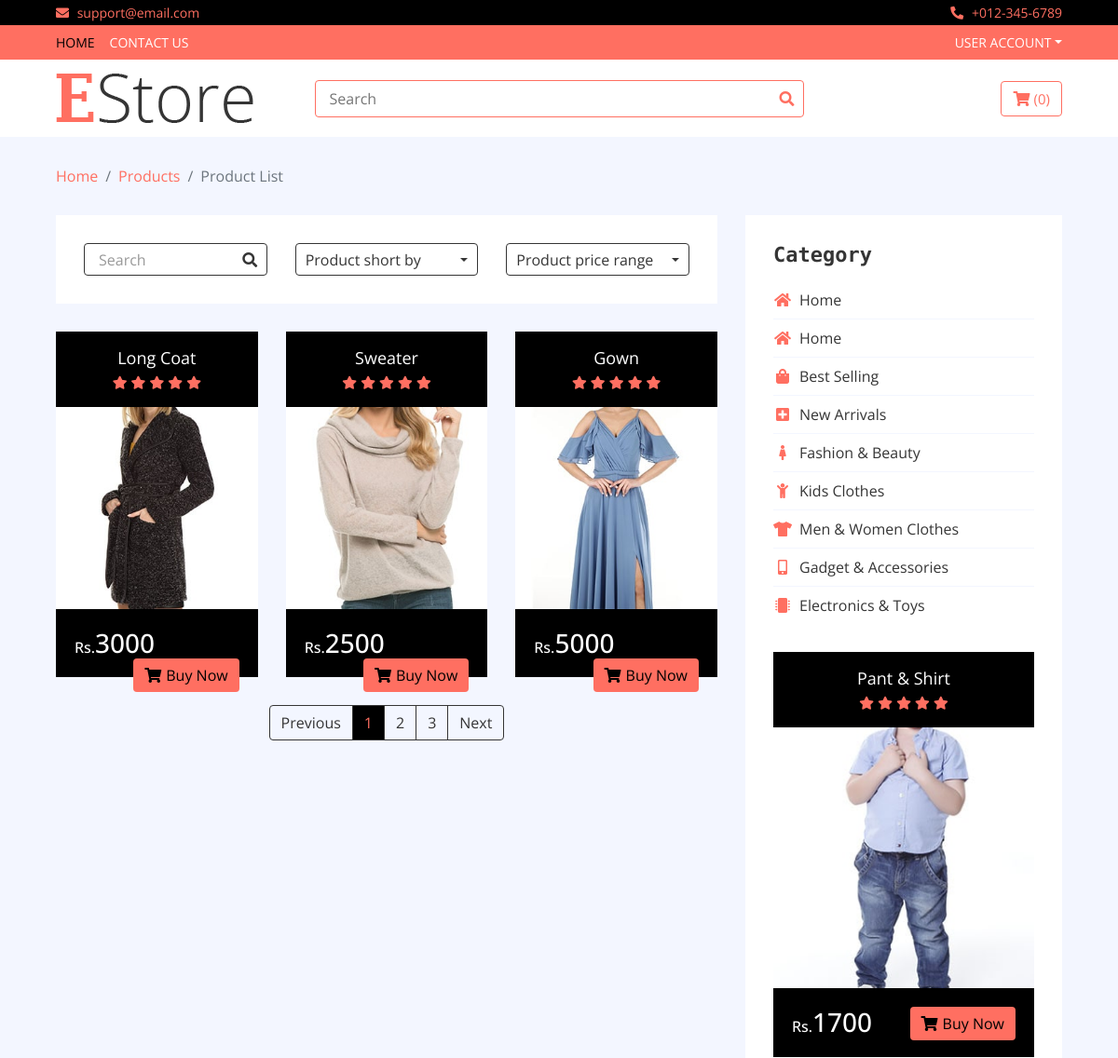
The page /category/best selling (upper part) on the database as committed earlier.
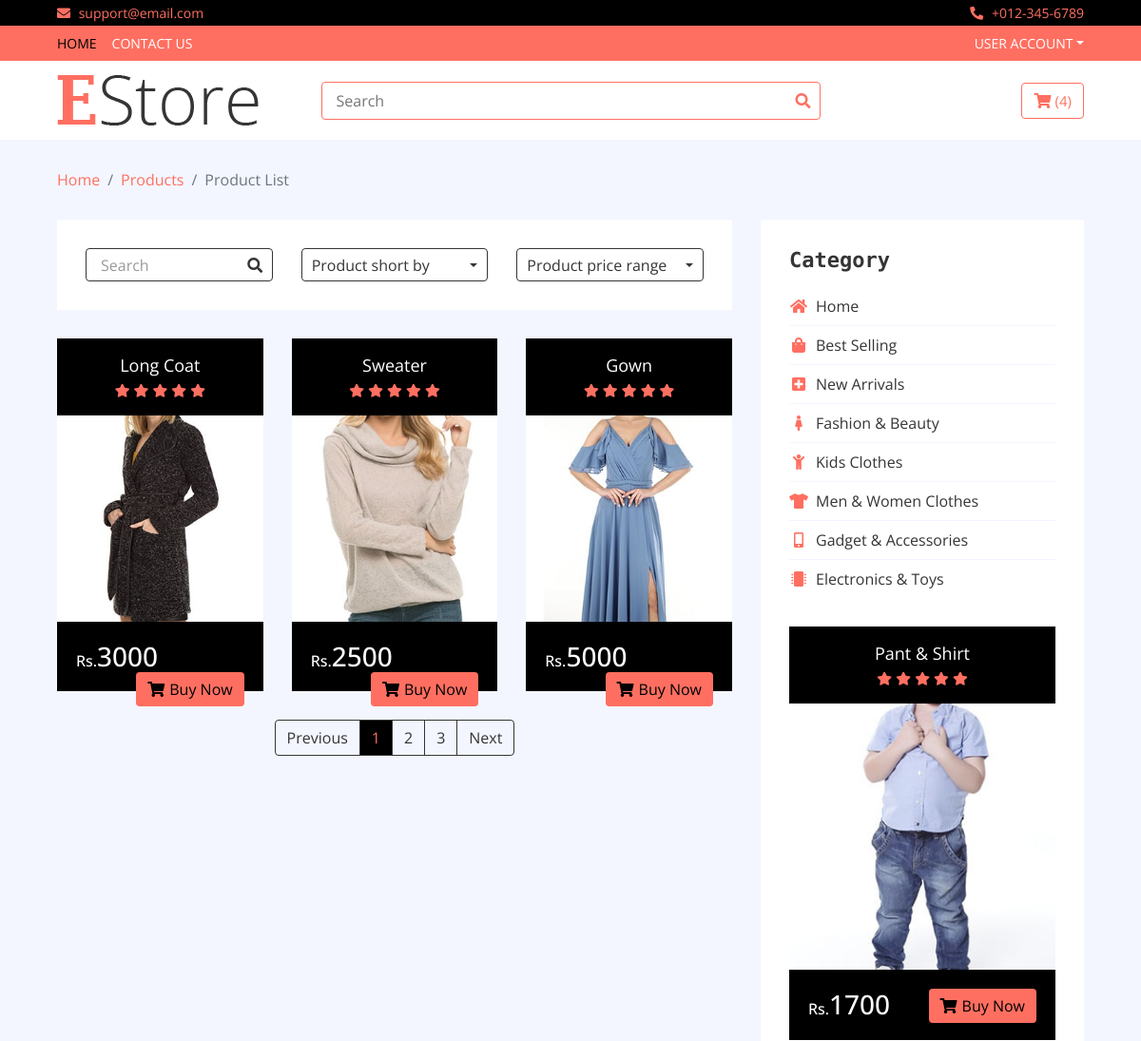
The same page on the database as committed later.
### home/models.py (models this page shows, shortened)
class Item(models.Model):
    title = models.CharField(max_length= 200)
    name = models.CharField(max_length= 200, blank= True)
    price = models.IntegerField()
    discounted_price = models.IntegerField(default= 0)
    label = models.CharField(choices= LABEL, max_length= 200)
    image = models.ImageField(upload_to= 'media')
    status = models.CharField(max_length= 200, choices= STATUS)
    slug = models.CharField(max_length= 200, unique= True)
    category = models.ForeignKey(Category, on_delete= models.CASCADE)
    brand = models.ForeignKey(Brand, on_delete= models.CASCADE, null= True)
    discription = models.TextField(blank= True)
    specification = models.TextField(blank= True)
    def get_item_url(self):
        return reverse("home:products", kwargs = {'slug':self.slug})

class Category(models.Model):
    name = models.CharField(max_length= 200)
    image = models.CharField(max_length= 200)
    slug = models.CharField(max_length= 100, unique= True)
    status = models.CharField(choices= STATUS, max_length= 200)
    def get_cat_url(self):
        return reverse("home:category", kwargs = {'slug':self.slug})

### home/views.py (the view)
# urls.py: path('category/<slug>', CategoryView.as_view(), name= 'category'),
class CategoryView(BaseView):
    def get(self, request, slug):
        cat_id = Category.objects.get(slug = slug).id
        self.views['cat_detail'] = Item.objects.filter(category= cat_id)
        return render(request, 'product-list.html', self.views)

### home/templates/product-list.html (shortened to what the changed rows need)
{% extends 'base.html' %}
{% load static %}
{% block content %}
        <div class="product-view">
            <div class="container-fluid">
                <div class="row">
                    <div class="col-lg-8">
                        <div class="row">
                            {% for item in cat_detail %}
                            <div class="col-md-4">
                                <div class="product-item">
                                    <div class="product-title">
                                        <a href="{{item.get_item_url}}">{{item.name}}</a>
                                        <div class="ratting">
                                            <i class="fa fa-star"></i>
                                            <i class="fa fa-star"></i>
                                            <i class="fa fa-star"></i>
                                            <i class="fa fa-star"></i>
                                            <i class="fa fa-star"></i>
                                        </div>
                                    </div>
                                    <div class="product-image">
                                        <a href="product-detail.html">
                                            <img src="{{item.image.url}}" alt="Product Image">
                                        </a>
                                    </div>
                                    <div class="product-price">
                                        <h3><span>Rs.</span>{{item.price}}</h3>
                                        <a class="btn" href=""><i class="fa fa-shopping-cart"></i>Buy Now</a>
                                    </div>
                                </div>
                            </div>
                            {% endfor %}
                        </div>
                    </div>
                    <div class="col-lg-4 sidebar">
                        <div class="sidebar-widget category">
                            <h2 class="title">Category</h2>
                            <nav class="navbar bg-light">
                                <ul class="navbar-nav">
                                    {% for cat in categories %}
                                    <li class="nav-item">
                                        <a class="nav-link" href="{{cat.get_cat_url}}"><i class="fa fa-{{cat.image}}"></i>{{cat.name}}</a>
                                    </li>
                                    {% endfor %}
                                </ul>
                            </nav>
                        </div>
                        <div class="sidebar-widget widget-slider">
                            <div class="sidebar-slider normal-slider">
                                {% for item in hotitems %}
                                <div class="product-item">
                                    <div class="product-title">
                                        <a href="{{item.get_item_url}}">{{item.name}}</a>
                                        <div class="ratting">
                                            <i class="fa fa-star"></i>
                                            <i class="fa fa-star"></i>
                                            <i class="fa fa-star"></i>
                                            <i class="fa fa-star"></i>
                                            <i class="fa fa-star"></i>
                                        </div>
                                    </div>
                                    <div class="product-image">
                                        <a href="product-detail.html">
                                            <img src="{{item.image.url}}" alt="Product Image">
                                        </a>
                                    </div>
                                    <div class="product-price">
                                        <h3><span>Rs.</span>{{item.discounted_price}}</h3>
                                        <a class="btn" href="{{item.get_item_url}}"><i class="fa fa-shopping-cart"></i>Buy Now</a>
                                    </div>
                                </div>
                                {% endfor %}
                            </div>
                        </div>
                    </div>
                </div>
            </div>
        </div>
        {% endblock %}

Rows that differ between the two databases and show on the page:
no longer on this page (row edited): Category: name "Home"
Other text that changed with them:
{{ cart_count }}: "0" → "4"
